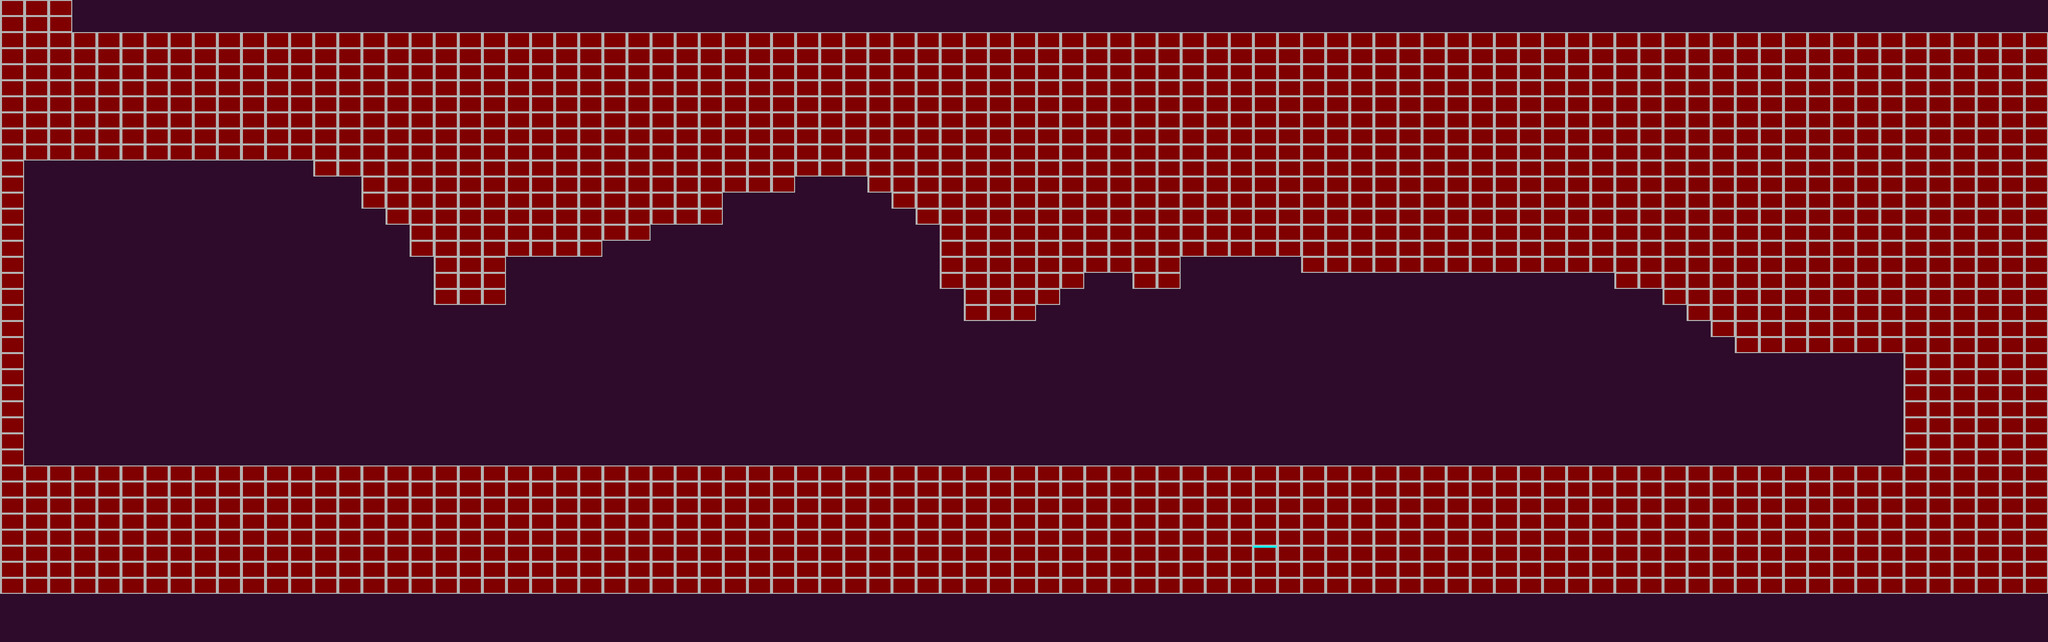

Rendered tile map (Tiled .tmx) drawn with the repository's tilesets; below, a short description and the map source with its tile grids summarised:
An orthogonal 85x40 tile map with 48x32 px tiles, 2 tile layers (ladders, platforms) and 18 objects (13x LevelDoor, 4x Tree, CheckPoint).

<map version="1.0" orientation="orthogonal" width="85" height="40" tilewidth="48" tileheight="32" backgroundcolor="#2e0b2b">
 <properties>
  <property name="Title" value="The Angry Red Planet" />
 </properties>
 <tileset firstgid="1" name="level_tiles" tilewidth="48" tileheight="32">
  <image source="level_tiles_2.png" width="192" height="128" />
 </tileset>
 <layer name="ladders" width="85" height="40">
  <data>[3400 cells, 0 non-empty, 0 distinct tile ids]</data>
 </layer>
 <layer name="platforms" width="85" height="40">
  <data>[3400 cells, 1941 non-empty, 2 distinct tile ids]</data>
 </layer>
 <objectgroup name="objects" width="85" height="40" opacity="0.95">
  <object name="CheckPoint1" type="CheckPoint" x="144" y="896" width="48" height="32" />
  <object name="LevelDoor" type="LevelDoor" x="960" y="896" width="48" height="32">
   <properties>
    <property name="doorType" value="level" />
    <property name="level" value="2" />
    <property name="title" value="Slime Enough" />
   </properties>
  </object>
  <object name="LevelDoor" type="LevelDoor" x="1200" y="896" width="48" height="32">
   <properties>
    <property name="doorType" value="level" />
    <property name="level" value="3" />
    <property name="title" value="Up n Down" />
   </properties>
  </object>
  <object name="LevelDoor" type="LevelDoor" x="1776" y="896" width="48" height="32">
   <properties>
    <property name="doorType" value="level" />
    <property name="level" value="5" />
    <property name="title" value="They Call Him the Seeker" />
   </properties>
  </object>
  <object name="LevelDoor" type="LevelDoor" x="2112" y="896" width="48" height="32">
   <properties>
    <property name="doorType" value="level" />
    <property name="level" value="6" />
    <property name="title" value="Fast Times at Redstone High" />
   </properties>
  </object>
  <object name="LevelDoor" type="LevelDoor" x="1488" y="896" width="48" height="32">
   <properties>
    <property name="doorType" value="level" />
    <property name="level" value="4" />
    <property name="title" value="High Slime for Action" />
   </properties>
  </object>
  <object name="LevelDoor" type="LevelDoor" x="192" y="896" width="48" height="32">
   <properties>
    <property name="doorType" value="stage" />
    <property name="level" value="-1" />
    <property name="title" value="Exit Stage" />
   </properties>
  </object>
  <object name="LevelDoor" type="LevelDoor" x="720" y="896" width="48" height="32">
   <properties>
    <property name="doorType" value="level" />
    <property name="level" value="1" />
    <property name="title" value="It Slimed Me" />
   </properties>
  </object>
  <object name="LevelDoor" type="LevelDoor" x="2448" y="896" width="48" height="32">
   <properties>
    <property name="doorType" value="level" />
    <property name="level" value="7" />
    <property name="title" value="Seeing Double" />
   </properties>
  </object>
  <object name="LevelDoor" type="LevelDoor" x="2736" y="896" width="48" height="32">
   <properties>
    <property name="doorType" value="level" />
    <property name="level" value="8" />
    <property name="title" value="Seekers Unite" />
   </properties>
  </object>
  <object name="LevelDoor" type="LevelDoor" x="3024" y="896" width="48" height="32">
   <properties>
    <property name="doorType" value="level" />
    <property name="level" value="9" />
    <property name="title" value="Seeking a Clone" />
   </properties>
  </object>
  <object name="LevelDoor" type="LevelDoor" x="3264" y="896" width="48" height="32">
   <properties>
    <property name="doorType" value="level" />
    <property name="level" value="10" />
    <property name="title" value="Super Sized Slime" />
   </properties>
  </object>
  <object name="LevelDoor" type="LevelDoor" x="480" y="896" width="48" height="32">
   <properties>
    <property name="doorType" value="level" />
    <property name="level" value="0" />
    <property name="title" value="Mission Briefing" />
   </properties>
  </object>
  <object name="LevelDoor" type="LevelDoor" x="3600" y="896" width="48" height="32">
   <properties>
    <property name="doorType" value="level" />
    <property name="level" value="11" />
    <property name="title" value="Angry Bonus" />
   </properties>
  </object>
  <object name="Tree" type="Tree" x="1632" y="896" width="48" height="32">
   <properties>
    <property name="Base" value="torch" />
    <property name="Light" value="StrobeX" />
    <property name="LightRange" value="0.5" />
   </properties>
  </object>
  <object name="Tree" type="Tree" x="912" y="608" width="48" height="32">
   <properties>
    <property name="Base" value="LightBulb" />
    <property name="Light" value="StrobeX" />
    <property name="LightRange" value="1.0" />
   </properties>
  </object>
  <object name="Tree" type="Tree" x="1968" y="640" width="48" height="32">
   <properties>
    <property name="Base" value="LightBulb" />
    <property name="Light" value="StrobeX" />
    <property name="LightRange" value="1.0" />
   </properties>
  </object>
  <object name="Tree" type="Tree" x="3648" y="704" width="48" height="32">
   <properties>
    <property name="Base" value="LightBulb" />
    <property name="Light" value="Alarm" />
    <property name="LightRange" value="1.5" />
    <property name="startDir" value="-1" />
   </properties>
  </object>
 </objectgroup>
</map>
